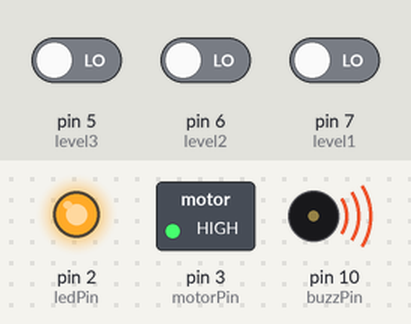
Recording of a sketch running on a simulated Arduino Uno, built with avr-gcc and run on an emulated ATmega328P. On the bench: switched loads named in the sketch (green lamp = pin HIGH), output pins drawn as LEDs (lit = HIGH), buzzer (waves = sounding, pin HIGH). Dashed ring = blinking. The test bench sets the inputs (shaded band); at power-on: pin 5 (level3) LOW, pin 6 (level2) LOW, pin 7 (level1) LOW.

Above: at 1.8 s.
1.9 s: pin 5 (level3) driven HIGH
At 2.5 s:
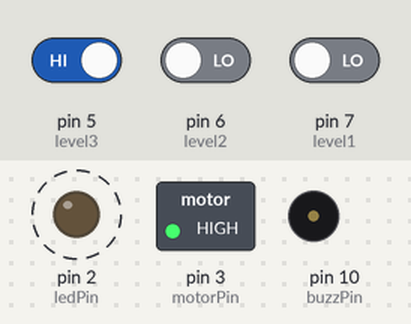
4.9 s: pin 6 (level2) driven HIGH
At 6.0 s:
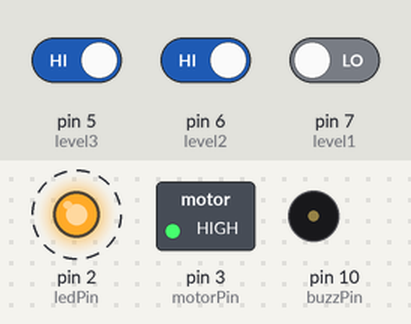
7.9 s: pin 7 (level1) driven HIGH
At 9.4 s:
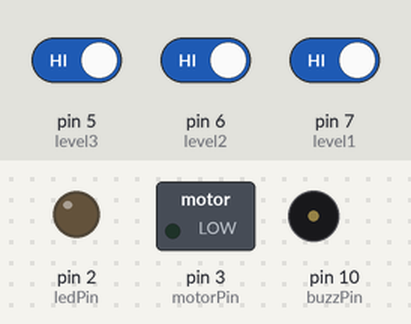
9.8 s: pin 7 (level1) driven LOW
At 10.3 s:
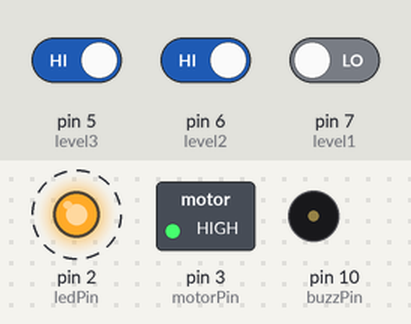
12.8 s: pin 6 (level2) driven LOW
At 13.8 s:
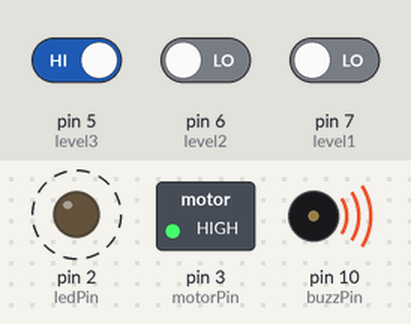
15.8 s: pin 5 (level3) driven LOW
At 16.6 s:
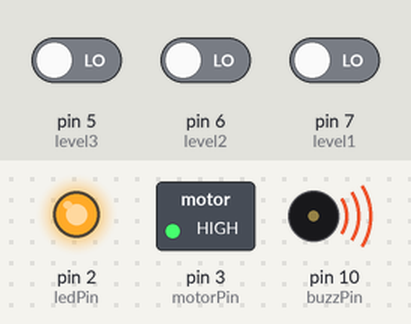
Timing chart, 0 to 18.6 s (numbered marks = the images above; inputs shaded):
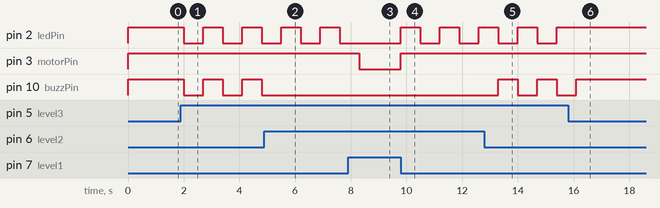

Measured:
- after the input at 1.9 s, pin 2 (ledPin), pin 10 (buzzPin): alternates HIGH for 0.70 s and LOW for 0.70 s, starting after 0.10 s
- after the input at 4.9 s, pin 10 (buzzPin): stops changing and stays LOW
- after the input at 7.9 s, pin 2 (ledPin): stays LOW (without the input it goes to HIGH after 0.40 s); pin 3 (motorPin): HIGH → LOW after 0.40 s
- after the input at 9.8 s, pin 2 (ledPin): alternates HIGH for 0.70 s and LOW for 0.70 s, starting at once; pin 3 (motorPin): LOW → HIGH at once
- after the input at 12.8 s, pin 10 (buzzPin): alternates HIGH for 0.70 s and LOW for 0.70 s, starting after 0.50 s
- after the input at 15.8 s, pin 2 (ledPin): stops changing and stays HIGH; pin 10 (buzzPin): goes on until 16.1 s, then stays HIGH

The sketch:

water-tank-monitor_control.ino
```cpp
/*getting high signal from these level pins means water/liquid
is present at that particular level */

const int level1=7;       // high level
const int level2=6;       // mid level
const int level3=5;       // low level

const int buzzPin=10;
const int motorPin = 3;
const int ledPin=2;


void setup()
{
  pinMode(motorPin, OUTPUT);
  pinMode(ledPin, OUTPUT);
  pinMode(buzzPin, OUTPUT);
  pinMode(level1, INPUT);
  pinMode(level2, INPUT);
  pinMode(level3, INPUT);
}

void loop()
{
  int highLevel= digitalRead(level1);
  int midLevel= digitalRead(level2);
  int lowLevel= digitalRead(level3);

  if (lowLevel==HIGH && midLevel==HIGH && highLevel==HIGH) {
    //water/liquid on normal level
    digitalWrite(motorPin, LOW);
    digitalWrite(ledPin, LOW);
    digitalWrite(buzzPin, LOW);
  }

  else if (lowLevel==HIGH && midLevel==HIGH && highLevel==LOW) {
    //water/liquid on high-mid level
    digitalWrite(motorPin, HIGH);
    digitalWrite(ledPin, digitalRead(ledPin)^1);  //blinking
    digitalWrite(buzzPin, LOW);
    delay(200);
  }

  else if (lowLevel==HIGH && midLevel==LOW && highLevel==LOW) {
    //water/liquid on mid-low level
    digitalWrite(buzzPin, digitalRead(buzzPin)^1); //blinking
    digitalWrite(motorPin, HIGH);
    digitalWrite(ledPin, digitalRead(ledPin)^1);  //blinking
    delay(200);
  }

  else if (lowLevel==LOW && midLevel==LOW && highLevel==LOW) {
    //water/liquid on low level or empty
    digitalWrite(buzzPin, HIGH);
    digitalWrite(motorPin, HIGH);
    digitalWrite(ledPin, HIGH);
  }

  delay(500); // Wait for 500 ms
}
```
